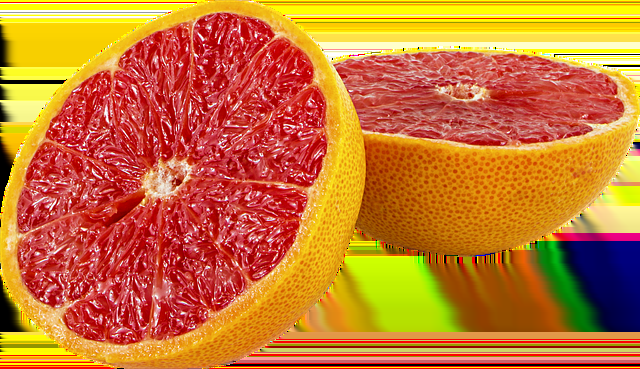
#> input picture cut_image_alpha.png, 640 x 369 px
$ python opencv-pixel-picker.py
#> lines starting #> are read from the running program, lines starting #| are printed output that depends on the picture
import cv2
import tkinter as tk
from tkinter import filedialog

ftypes = [
    ("Image", "*.jpg;*.jpeg;*.png;*.gif"),
    ("All files", "*.*")
]

def pick_color(event, x, y, flags, param) :
    if event == cv2.EVENT_LBUTTONDOWN:
        pixel = img[y,x]
        pixel_hsv = img_hsv[y,x]
        pixel_gray = img_gray[y,x]
        pixel_lab = img_lab[y,x]
        print('BGR : {:13} | HSV : {:13} | Lab : {:13} | GRAY : {}'.format(str(pixel), str(pixel_hsv), str(pixel_lab), str(pixel_gray)))

if __name__=='__main__':
    #OPEN DIALOG FOR READING THE IMAGE FILE
    root = tk.Tk()
    root.withdraw() # HIDE THE TKINTER GUI
    file_path = filedialog.askopenfilename(filetypes = ftypes)
#> the answer given: cut_image_alpha.png
    root.update()

    img = cv2.imread(file_path) # BGR
#> img is the input picture: shape (369, 640, 3); mean B, G, R 48.5, 118.9, 201.8
    img_hsv = cv2.cvtColor(img, cv2.COLOR_BGR2HSV)
#> img_hsv: shape (369, 640, 3); mean H, S, V 41.2, 202.8, 206.5
    img_gray = cv2.cvtColor(img, cv2.COLOR_BGR2GRAY)
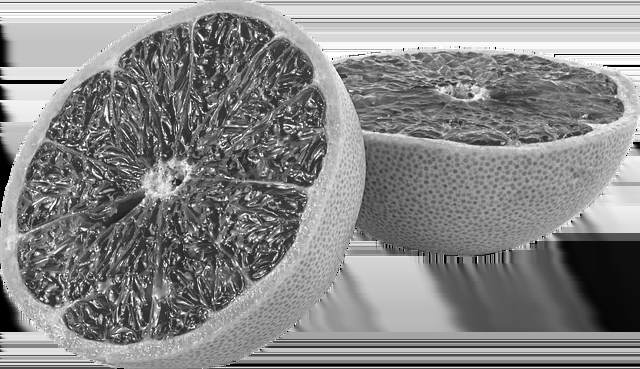
#> img_gray: shape (369, 640); min 0, max 255, mean 135.6
    img_lab = cv2.cvtColor(img, cv2.COLOR_BGR2Lab)
#> img_lab: shape (369, 640, 3); mean of channels 0, 1, 2 153.9, 153.9, 176.3

    cv2.imshow("BGR", img)

    # CALLBACK FUNCTION
    cv2.setMouseCallback("BGR", pick_color)

    cv2.waitKey(0)
    cv2.destroyAllWindows()

$ run again, on test.png
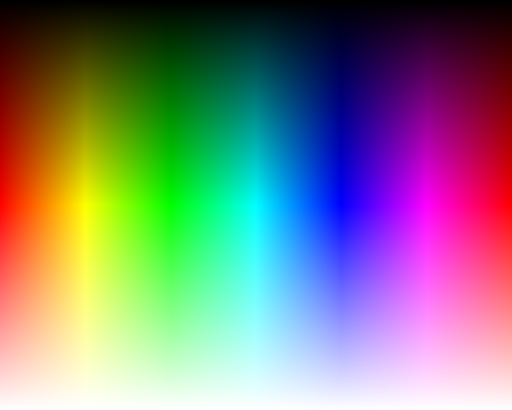
#> input picture test.png, 512 x 410 px
#> img is the input picture: shape (410, 512, 3); mean B, G, R 127, 127, 127
#> img_hsv: shape (410, 512, 3); mean H, S, V 88.7, 190.8, 190.9
#> `img_gray = cv2.cvtColor(img, cv2.COLOR_BGR2GRAY)`:
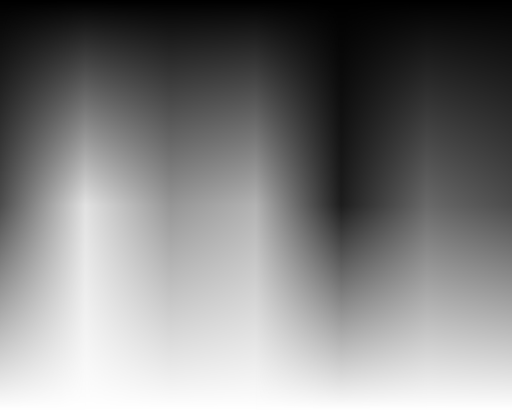
#> img_gray: shape (410, 512); min 0, max 255, mean 127
#> img_lab: shape (410, 512, 3); mean of channels 0, 1, 2 145.6, 135.1, 131.8
